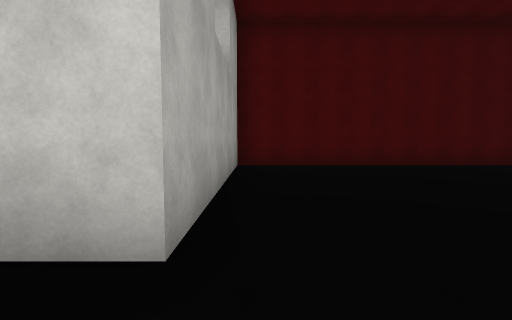
view 1 (above)

17 first-person views from a walk through a 3-D level made in the Unity game engine. The camera is 1.5 m above the floor, tilts 4° down and sees 85° across. The floor is counted in squares, 2.25 m on a side. Each view is taken from the middle of a square. On the plan, view 1 faces up. The plan holds only what a view shows up to about 9 squares ahead; the rest is blank. The place goes on beyond the plan. The player character is not drawn. Surface patterns are stand-ins for the level's own textures.

view 2
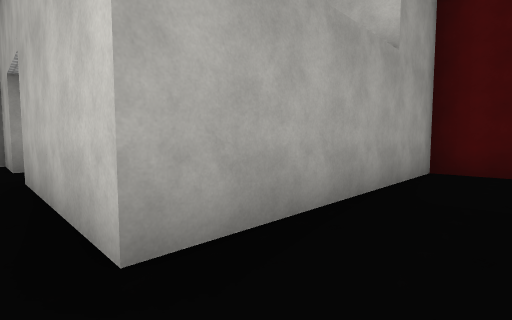

view 3
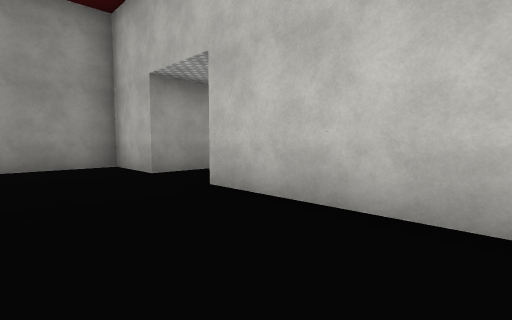

view 4
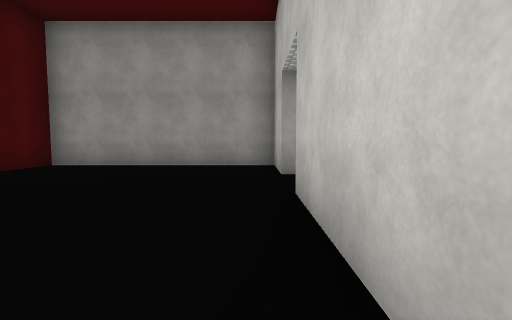

view 5
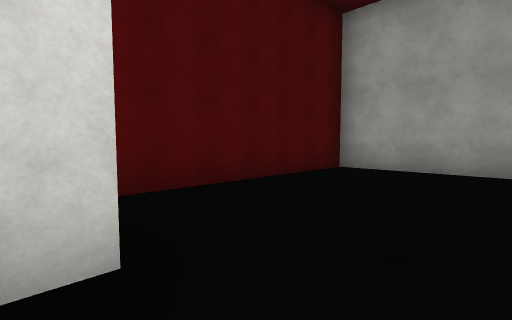

view 6
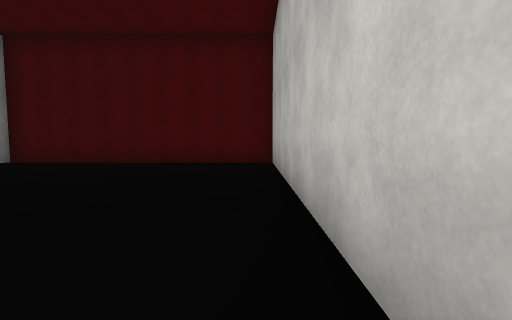

view 7
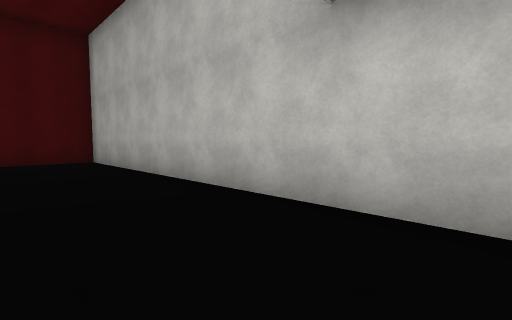

view 8
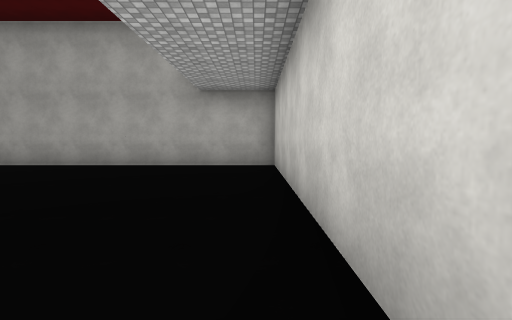

view 9
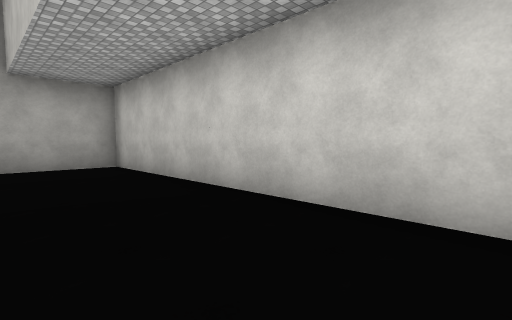

view 10
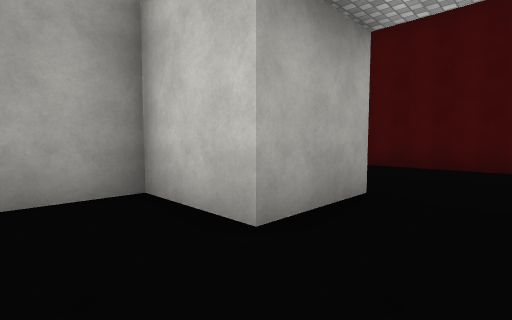

view 11
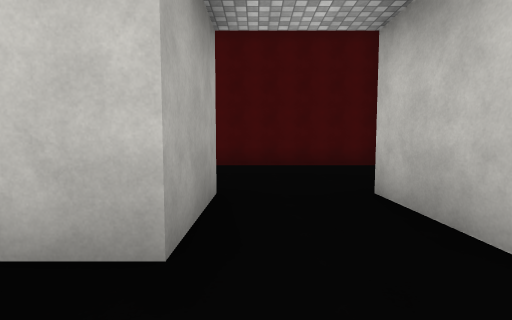

view 12
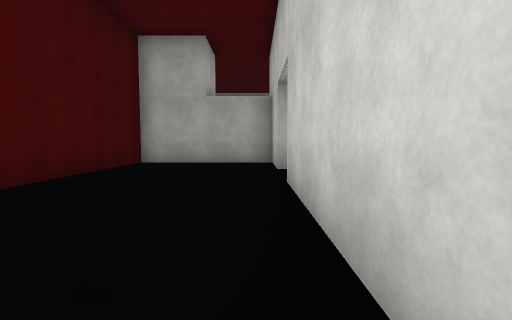

view 13
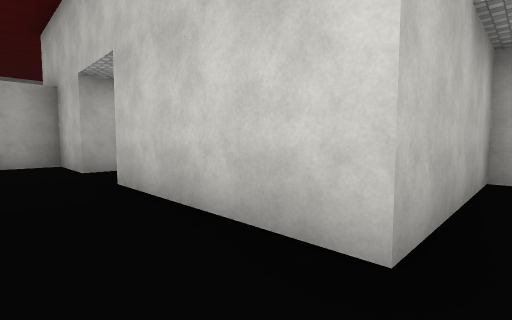

view 14
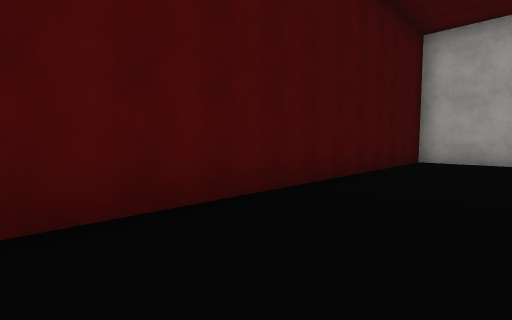

view 15
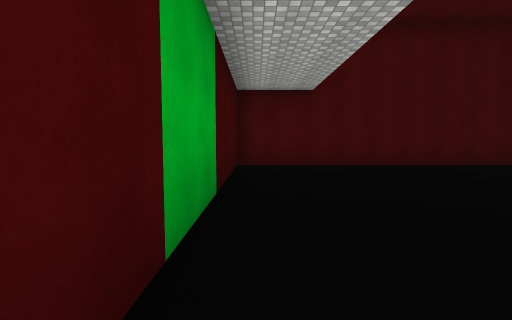

view 16
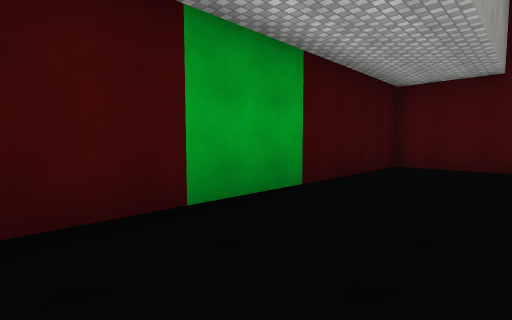

view 17
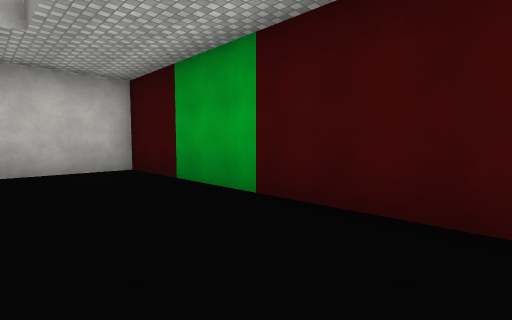

### Floor plan
Points are (right, up) in squares from view 1. A wall is a line through its corners. A room is listed if a view was taken in it or the views show most of it. See-through windows are left out.
Room 1 (views 1, 2, 3, 4, 5, 6, 7, 8, 9, 10, 11)
walls: (0, -2.5) (7.5, -2.5) (7.5, 7.5) (-0.5, 7.5) (-0.5, 1.5) (-4.5, 1.5) (-4.5, 3.5); (-2.6, -2.5) (-2, -2.5); (-6.5, 3.5) (-6.5, 1.5) (-8.5, 1.5) (-8.5, -4.5) (-3.1, -4.5)
ways out: opening at (-5.5, 2.5) to room 2
Room 2 (views 12, 13, 14, 15, 16, 17)
walls: (-4.5, 3.5) (-2.5, 3.5) (-2.5, 7.5) (-14.5, 7.5) (-14.5, -0.5) (-10.5, -0.5) (-10.5, 3.5) (-6.5, 3.5)
ways out: opening at (-5.5, 2.5) to room 1

Where each view was taken, in squares from view 1:
view 1: 0 up, 0 right, facing up
view 2: 1 up, 1 right, facing up-left
view 3: 1 down, 1 left, facing up-left
view 4: 1 up, 1 left, facing left
view 5: 1 down, 2 left, facing down-left
view 6: 1 down, 7 right, facing up
view 7: 2 down, 5 right, facing up-right
view 8: 2 down, 0 right, facing right
view 9: 0 up, 0 right, facing down-right
view 10: 0 up, 5 left, facing up-left
view 11: 0 up, 6 left, facing up
view 12: 4 up, 11 left, facing right
view 13: 5 up, 11 left, facing down-right
view 14: 5 up, 12 left, facing up-right
view 15: 0 up, 14 left, facing up
view 16: 0 up, 12 left, facing up-left
view 17: 6 up, 12 left, facing down-left
